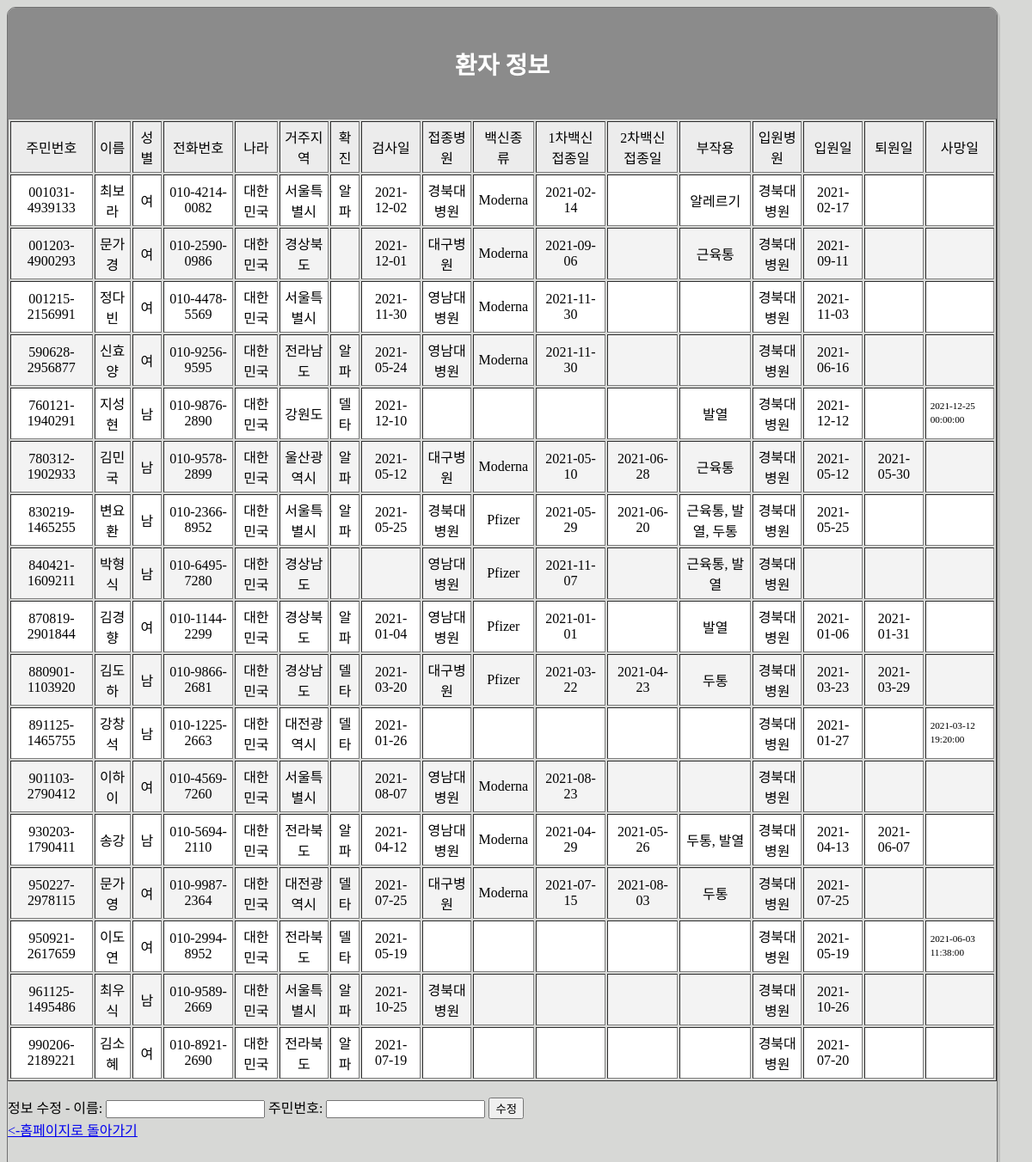
/knu_select.php, run on the app's committed database.
### tables this page shows
CREATE TABLE `people` (
  `ssn` varchar(16) NOT NULL,
  `name` varchar(30) NOT NULL,
  `sex` char(2) DEFAULT NULL,
  `phone_number` varchar(15) DEFAULT NULL,
  `country` varchar(15) NOT NULL,
  `location` varchar(20) DEFAULT NULL,
  `positive` varchar(10) DEFAULT NULL,
  `pcr_date` date DEFAULT NULL,
  `vaccination_hospital` varchar(30) DEFAULT NULL,
  `vaccine` varchar(20) DEFAULT NULL,
  `2st_vaccination_date` date DEFAULT NULL,
  `1st_vaccination_date` date DEFAULT NULL,
  `side_effect` varchar(20) DEFAULT NULL,
  `hospitalization_hospital` varchar(30) DEFAULT NULL,
  `hospitalization_date` date DEFAULT NULL,
  `discharge_date` date DEFAULT NULL,
  `deathday` datetime DEFAULT NULL,
  PRIMARY KEY (`ssn`),
  KEY `people_fk1` (`country`),
  KEY `people_fk3` (`hospitalization_hospital`),
  KEY `people_fk2` (`vaccination_hospital`),
  KEY `people_fk4` (`vaccine`),
  CONSTRAINT `people_fk1` FOREIGN KEY (`country`) REFERENCES `government` (`country`) ON DELETE CASCADE ON UPDATE CASCADE,
  CONSTRAINT `people_fk2` FOREIGN KEY (`vaccination_hospital`) REFERENCES `hospital` (`name`) ON DELETE CASCADE ON UPDATE CASCADE,
  CONSTRAINT `people_fk3` FOREIGN KEY (`hospitalization_hospital`) REFERENCES `hospital` (`name`) ON DELETE CASCADE ON UPDATE CASCADE,
  CONSTRAINT `people_fk4` FOREIGN KEY (`vaccine`) REFERENCES `pharmacist` (`name`) ON DELETE CASCADE ON UPDATE CASCADE
);

### htdocs/knu_select.php (the view, shortened to what this page needs)
<html lang="kr">
	<head>
</head>
<body>
<div class="table-users">
   <div class="header"><h3>환자 정보</h3></div>
<?php
	$con=mysqli_connect("localhost", "root", "1234", "covid-19") or die("covid-19 접속 실패 !!");
	$sql ="SELECT * FROM people WHERE country='대한민국' AND hospitalization_hospital = '경북대병원'";
	$ret = mysqli_query($con, $sql);
	function date_default($date){
        if($date=='0000-00-00' | $date=='0000-00-00 00:00:00'){
            $date='';
        }
        return $date;
    }
    echo "<TABLE border=1>";
    echo "<TR>";
    echo "<TH>주민번호</TH><TH>이름</TH><TH>성별</TH><TH>전화번호</TH><TH>나라</TH><TH>거주지역</TH><TH>확진</TH><TH>검사일</TH>";
    echo "<TH>접종병원</TH><TH>백신종류</TH><TH>1차백신 접종일</TH><TH>2차백신 접종일</TH><TH>부작용</TH><TH>입원병원</TH><TH>입원일</TH><TH>퇴원일</TH><TH>사망일</TH>";
    echo "</TR>";
    while($row = mysqli_fetch_array($ret)) {
      $pcr_date = date_default($row['pcr_date']);
      $fst_vaccination_date = date_default($row['1st_vaccination_date']);
        $scd_vaccination_date = date_default($row['2st_vaccination_date']);
        $hospitalization_date = date_default($row['hospitalization_date']);
        $discharge_date = date_default($row['discharge_date']);
        $deathday = date_default($row['deathday']);
      echo "<TR>";
      echo "<TD>", $row['ssn'], "</TD>";
      echo "<TD>", $row['name'], "</TD>";
      echo "<TD>", $row['sex'], "</TD>";
      echo "<TD>", $row['phone_number'], "</TD>";
      echo "<TD>", $row['country'], "</TD>";
      echo "<TD>", $row['location'], "</TD>";
      echo "<TD>", $row['positive'], "</TD>";
      echo "<TD>", $pcr_date, "</TD>";
      echo "<TD>", $row['vaccination_hospital'], "</TD>";
      echo "<TD>", $row['vaccine'], "</TD>";
      echo "<TD>", $fst_vaccination_date, "</TD>";
      echo "<TD>", $scd_vaccination_date, "</TD>";
      echo "<TD>", $row['side_effect'], "</TD>";
      echo "<TD>", $row['hospitalization_hospital'], "</TD>";
      echo "<TD>", $hospitalization_date, "</TD>";
      echo "<TD>", $discharge_date, "</TD>";
      echo "<TD>", $deathday, "</TD>";
      echo "</TR>";
    }
	echo "</TABLE>"."<br>";
?>
<HTML>
	<HEAD>
	</HEAD>
	<BODY>
		<FORM METHOD="post" ACTION="knu_update.php">
			정보 수정 - 이름: <INPUT TYPE = "text" NAME="name">  주민번호: <INPUT TYPE = "text" NAME="ssn">
			<INPUT TYPE="submit" VALUE="수정">
			<br> <a href='knu.php'> <-홈페이지로 돌아가기</a><br><br>
		</FORM>
	</BODY>
</HTML>

### htdocs/knu_select.php (style rules this page uses)
body { background-color: #d7d8d6; }
body * { box-sizing: border-box; }
.header { background-color: #8b8b8b; color: white; font-size: 1.5em; padding: 1rem; text-align: center; text-transform: uppercase; }
.table-users { border: 1px solid #707070; border-radius: 10px; box-shadow: 3px 3px 0 rgba(0, 0, 0, 0.1); max-width: calc(100% - 2em); margin: 0; overflow: hidden; width: 1900px; }
table { width: 100%; }
table td, table th { color: #000000; padding: 5px; }
table td { text-align: center; vertical-align: middle; }
table td:last-child { font-size: 0.7em; line-height: 1.4; text-align: left; }
table th { background-color: #ececec; font-weight: 200; }
table tr:nth-child(2n) { background-color: white; }
table tr:nth-child(2n+1) { background-color: #f3f3f3; }

### data on the page
people: ssn "001031-4939133", name "최보라", sex "여", phone_number "010-4214-0082", country "대한민국", location "서울특별시", positive "알파", pcr_date "2021-12-02", vaccination_hospital "경북대병원", vaccine "Moderna", 1st_vaccination_date "2021-02-14", side_effect "알레르기", hospitalization_hospital "경북대병원", hospitalization_date "2021-02-17"
people: ssn "001203-4900293", name "문가경", sex "여", phone_number "010-2590-0986", country "대한민국", location "경상북도", pcr_date "2021-12-01", vaccination_hospital "대구병원", vaccine "Moderna", 1st_vaccination_date "2021-09-06", side_effect "근육통", hospitalization_hospital "경북대병원", hospitalization_date "2021-09-11"
people: ssn "001215-2156991", name "정다빈", sex "여", phone_number "010-4478-5569", country "대한민국", location "서울특별시", pcr_date "2021-11-30", vaccination_hospital "영남대병원", vaccine "Moderna", 1st_vaccination_date "2021-11-30", hospitalization_hospital "경북대병원", hospitalization_date "2021-11-03"
people: ssn "590628-2956877", name "신효양", sex "여", phone_number "010-9256-9595", country "대한민국", location "전라남도", positive "알파", pcr_date "2021-05-24", vaccination_hospital "영남대병원", vaccine "Moderna", 1st_vaccination_date "2021-11-30", hospitalization_hospital "경북대병원", hospitalization_date "2021-06-16"
people: ssn "760121-1940291", name "지성현", sex "남", phone_number "010-9876-2890", country "대한민국", location "강원도", positive "델타", pcr_date "2021-12-10", side_effect "발열", hospitalization_hospital "경북대병원", hospitalization_date "2021-12-12", deathday "2021-12-25 00:00:00"
people: ssn "780312-1902933", name "김민국", sex "남", phone_number "010-9578-2899", country "대한민국", location "울산광역시", positive "알파", pcr_date "2021-05-12", vaccination_hospital "대구병원", vaccine "Moderna", 1st_vaccination_date "2021-05-10", 2st_vaccination_date "2021-06-28", side_effect "근육통", hospitalization_hospital "경북대병원", hospitalization_date "2021-05-12", discharge_date "2021-05-30"
people: ssn "830219-1465255", name "변요환", sex "남", phone_number "010-2366-8952", country "대한민국", location "서울특별시", positive "알파", pcr_date "2021-05-25", vaccination_hospital "경북대병원", vaccine "Pfizer", 1st_vaccination_date "2021-05-29", 2st_vaccination_date "2021-06-20", side_effect "근육통, 발열, 두통", hospitalization_hospital "경북대병원", hospitalization_date "2021-05-25"
people: ssn "840421-1609211", name "박형식", sex "남", phone_number "010-6495-7280", country "대한민국", location "경상남도", vaccination_hospital "영남대병원", vaccine "Pfizer", 1st_vaccination_date "2021-11-07", side_effect "근육통, 발열", hospitalization_hospital "경북대병원"
people: ssn "870819-2901844", name "김경향", sex "여", phone_number "010-1144-2299", country "대한민국", location "경상북도", positive "알파", pcr_date "2021-01-04", vaccination_hospital "영남대병원", vaccine "Pfizer", 1st_vaccination_date "2021-01-01", side_effect "발열", hospitalization_hospital "경북대병원", hospitalization_date "2021-01-06", discharge_date "2021-01-31"
people: ssn "880901-1103920", name "김도하", sex "남", phone_number "010-9866-2681", country "대한민국", location "경상남도", positive "델타", pcr_date "2021-03-20", vaccination_hospital "대구병원", vaccine "Pfizer", 1st_vaccination_date "2021-03-22", 2st_vaccination_date "2021-04-23", side_effect "두통", hospitalization_hospital "경북대병원", hospitalization_date "2021-03-23", discharge_date "2021-03-29"
people: ssn "891125-1465755", name "강창석", sex "남", phone_number "010-1225-2663", country "대한민국", location "대전광역시", positive "델타", pcr_date "2021-01-26", hospitalization_hospital "경북대병원", hospitalization_date "2021-01-27", deathday "2021-03-12 19:20:00"
people: ssn "901103-2790412", name "이하이", sex "여", phone_number "010-4569-7260", country "대한민국", location "서울특별시", pcr_date "2021-08-07", vaccination_hospital "영남대병원", vaccine "Moderna", 1st_vaccination_date "2021-08-23", hospitalization_hospital "경북대병원"
people: ssn "930203-1790411", name "송강", sex "남", phone_number "010-5694-2110", country "대한민국", location "전라북도", positive "알파", pcr_date "2021-04-12", vaccination_hospital "영남대병원", vaccine "Moderna", 1st_vaccination_date "2021-04-29", 2st_vaccination_date "2021-05-26", side_effect "두통, 발열", hospitalization_hospital "경북대병원", hospitalization_date "2021-04-13", discharge_date "2021-06-07"
people: ssn "950227-2978115", name "문가영", sex "여", phone_number "010-9987-2364", country "대한민국", location "대전광역시", positive "델타", pcr_date "2021-07-25", vaccination_hospital "대구병원", vaccine "Moderna", 1st_vaccination_date "2021-07-15", 2st_vaccination_date "2021-08-03", side_effect "두통", hospitalization_hospital "경북대병원", hospitalization_date "2021-07-25"
people: ssn "950921-2617659", name "이도연", sex "여", phone_number "010-2994-8952", country "대한민국", location "전라북도", positive "델타", pcr_date "2021-05-19", hospitalization_hospital "경북대병원", hospitalization_date "2021-05-19", deathday "2021-06-03 11:38:00"
people: ssn "961125-1495486", name "최우식", sex "남", phone_number "010-9589-2669", country "대한민국", location "서울특별시", positive "알파", pcr_date "2021-10-25", vaccination_hospital "경북대병원", hospitalization_hospital "경북대병원", hospitalization_date "2021-10-26"
people: ssn "990206-2189221", name "김소혜", sex "여", phone_number "010-8921-2690", country "대한민국", location "전라북도", positive "알파", pcr_date "2021-07-19", hospitalization_hospital "경북대병원", hospitalization_date "2021-07-20"
